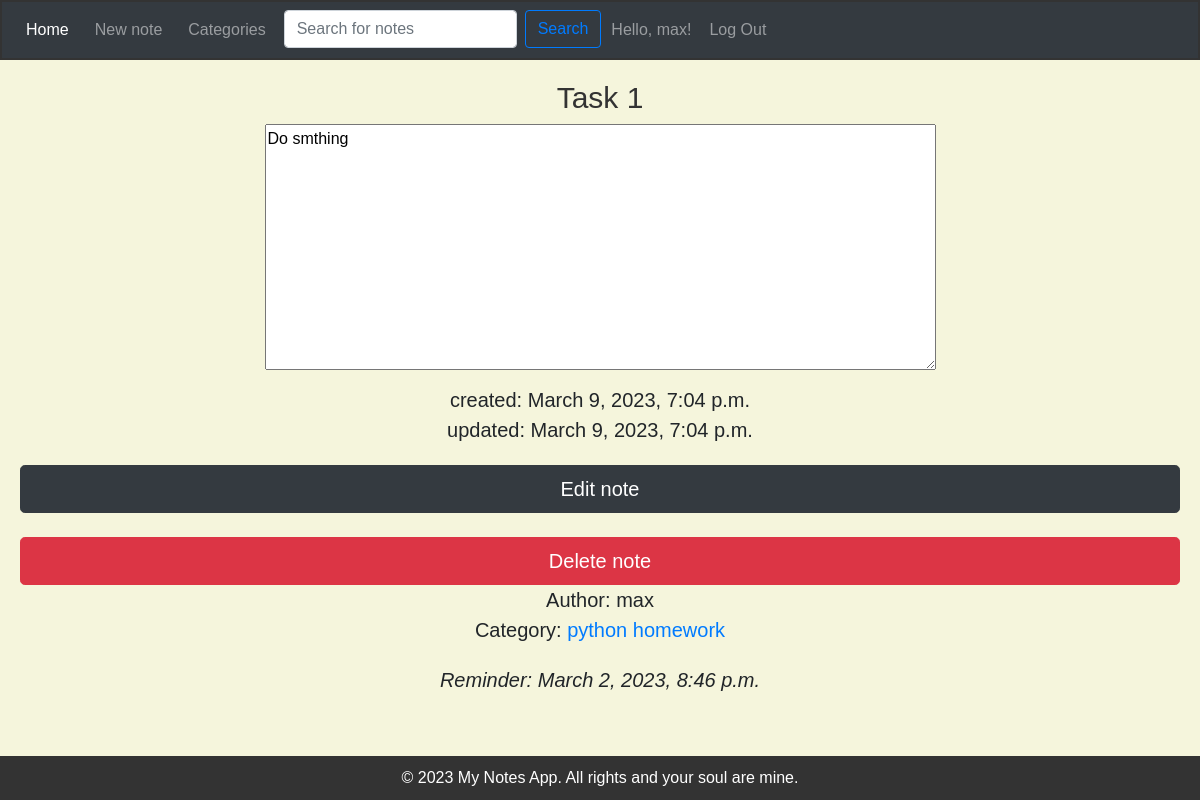
The app's page /note_1/ (signed in) with its own data.
### notes/models.py (models this page shows, shortened)
class Note(models.Model):
    title = models.CharField(max_length=200)
    text = models.TextField()
    created_date = models.DateTimeField(auto_now_add=True)
    upd_date = models.DateTimeField(auto_now=True)
    reminder = models.DateTimeField(null=True, blank=True)
    category = models.ForeignKey(Category, on_delete=models.CASCADE, related_name='notes', null=True, blank=True)
    author = models.ForeignKey(User, on_delete=models.CASCADE)

class Category(models.Model):
    title = models.CharField(max_length=200)

### notes/views.py (the view)
# urls.py: path('note_<int:note_id>/', views.note_detail, name='note_detail'),
def note_detail(request, note_id):
    note = get_object_or_404(Note, pk=note_id)
    return render(request, 'notes/note_detail.html', {'note': note})

### notes/templates/notes/note_detail.html (shortened to what this page needs)
{% extends 'notes/index.html' %}
{% block content %}
    <h3>{{ note.title }}</h3>
    <label for="note_text">
        <textarea id="note_text" name="note_text" rows="10" cols="70" readonly>{{ note.text }}</textarea>
    </label>
    <p>
        created: {{ note.created_date }}<br>
        updated: {{ note.upd_date }}<br>
    </p>
    <a href="{% url 'edit_note' note.id %}">
        <button type="button" class="btn btn-dark btn-lg btn-block">Edit note</button>
    </a><br>
    <a href="{% url 'delete_note' note.id %}">
        <button type="button" class="btn btn-danger btn-lg btn-block">Delete note</button>
    </a>
    <p>
        Author: {{ note.author.username}}<br>
        {% if note.category != None %}
            Category: <a href="{% url 'category_detail' note.category_id %}">{{ note.category.title.lower }}</a>
        {% else %}
            No category
        {% endif %}
    </p>
    <p style="font-style: italic ">
        {% if note.reminder != None %}
            Reminder: {{ note.reminder }}
        {% endif %}
    </p>
{% endblock %}

### notes/templates/notes/index.html (shortened to what this page needs)
{% load static %}
<!DOCTYPE html>
<html lang="en">
<head>
	<link rel="stylesheet" href="https://stackpath.bootstrapcdn.com/bootstrap/4.4.1/css/bootstrap.min.css">
    <link rel="stylesheet" type="text/css" href="{% static 'notes/css/style.css' %}">
</head>
<body>
    <header>
        <nav class="navbar navbar-expand-lg navbar-dark bg-dark">
          <div class="collapse navbar-collapse" id="navbarNavDropdown">
            <ul class="navbar-nav">
              <li class="nav-item active">
                <a class="nav-link" href="{% url 'home' %}">Home <span class="sr-only">(current)</span></a>
              </li>
              <li class="nav-item">
                <a class="nav-link" href="{% url 'new_note' %}">New note</a>
              </li>
              <li class="nav-item">
                <a class="nav-link" href="{% url 'categories' %}">Categories</a>
              <li>
                  <form class="form-inline" action={% url 'search_notes' %}>
                    <input class="form-control mr-sm-2" type="search" name="query" placeholder="Search for notes" aria-label="Search">
                      <button class="btn btn-outline-primary my-2 my-sm-0" type="submit">Search</button>
              </li>
            </ul>
              <ul class="navbar-nav">
                  {% if user.is_authenticated %}
                    <li>
                        <span class="navbar-text">Hello, {{ user.username }}!</span>
                    </li>
                    <li class="nav-item">
                        <a class="nav-link" href="{% url 'logout' %}">Log Out</a>
                    </li>
                  {% endif %}
              </ul>
          </div>
        </nav>
    </header>
    <main>
        {% block content %}{% endblock %}
    </main>
    <footer>
        &copy 2023 My Notes App. All rights and your soul are mine.
    </footer>
</body>
</html>

### notes/static/notes/css/style.css (style rules this page uses)
body { background-color: beige; font-family: Arial, sans-serif; margin: 0; padding: 0; }
header { background-color: #333; color: #fff; padding: 2px; text-align: center; }
nav { background-color: #ddd; padding: 10px; }
nav ul { list-style-type: none; margin: 0; padding: 0; }
nav ul li { display: inline-block; margin-right: 10px; }
nav ul li a { color: #333; text-decoration: none; padding: 10px; }
span { color: white; }
main { padding: 20px; text-align: center; }
h3 { font-size: 30px; color: #333333; }
p { font-size: 20px; line-height: 1.5; margin-bottom: 20px; }
footer { background-color: #333; color: #fff; padding: 10px; text-align: center; position: fixed; bottom: 0; left: 0; right: 0; }

### records on screen
Note: title "Task 1", note_text "Do smthing", created_date "March 9, 2023, 7:04 p.m.", upd_date "March 9, 2023, 7:04 p.m.", author.username "max", category "python homework", reminder "March 2, 2023, 8:46 p.m."

### other values on screen
{{ user.username }} "max"
